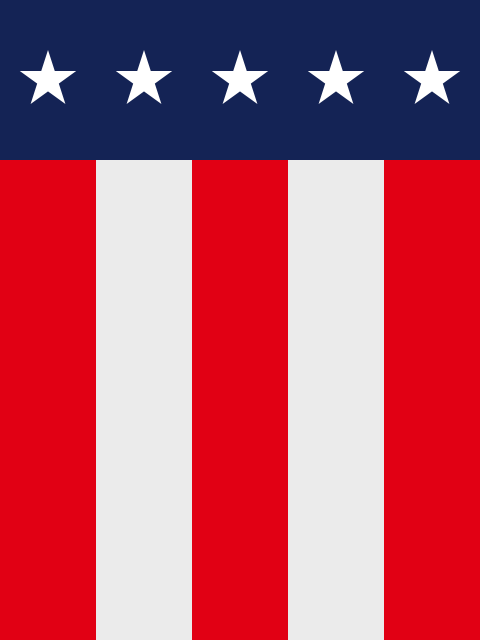
Frame 1 (no input)
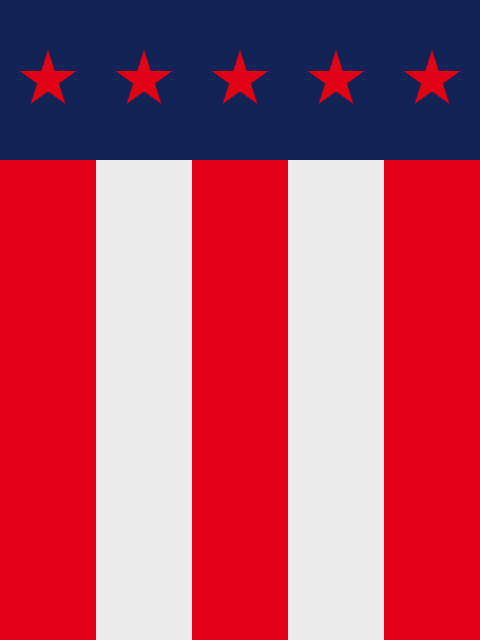
Frame 2 (the mouse pressed at the canvas centre, redrawn once)

The Processing sketch that drew these frames (run headless with seeded random() and noise(); the mouse was pressed at the canvas centre and the sketch redrawn once):

// Processing sketch: creed
// ── creed.pde
// Manuale di Programmazione Cinematografica
// Daniele Olmisani, 2016

// Creed

final color PAPER = color(20, 35, 85);

final color INK1 = color(225, 0, 20);
final color INK2 = color(235);

final int STRIPES = 5;

void setup() {
  size(480, 640);
  noLoop();
}

void draw() {
  
  background(PAPER);
  noStroke();
  
  float deltaX = width/STRIPES;
  float deltaY = height/4.0;
  
  for (int i=0; i<STRIPES; i++) {
    star((0.5+i)*deltaX, deltaY/2.0, 0.6);
  }
    
  translate(0, deltaY);
  
  fill(INK2);
  for (int i=0; i<STRIPES; i++) {
    fill(i%2==0 ? INK1 : INK2);
    rect(i*deltaX, 0, deltaX, 3*deltaY);
  }
  
  save("creed.png");
}

void star(float x, float y, float size) {
  
  pushMatrix();
    translate(x, y);
    scale(size, size);
    beginShape();
      vertex(0, -50);
      vertex(29, 40);
      vertex(-47, -15);
      vertex(47, -15);
      vertex(-29, 40);
    endShape(CLOSE);
  popMatrix();
}
